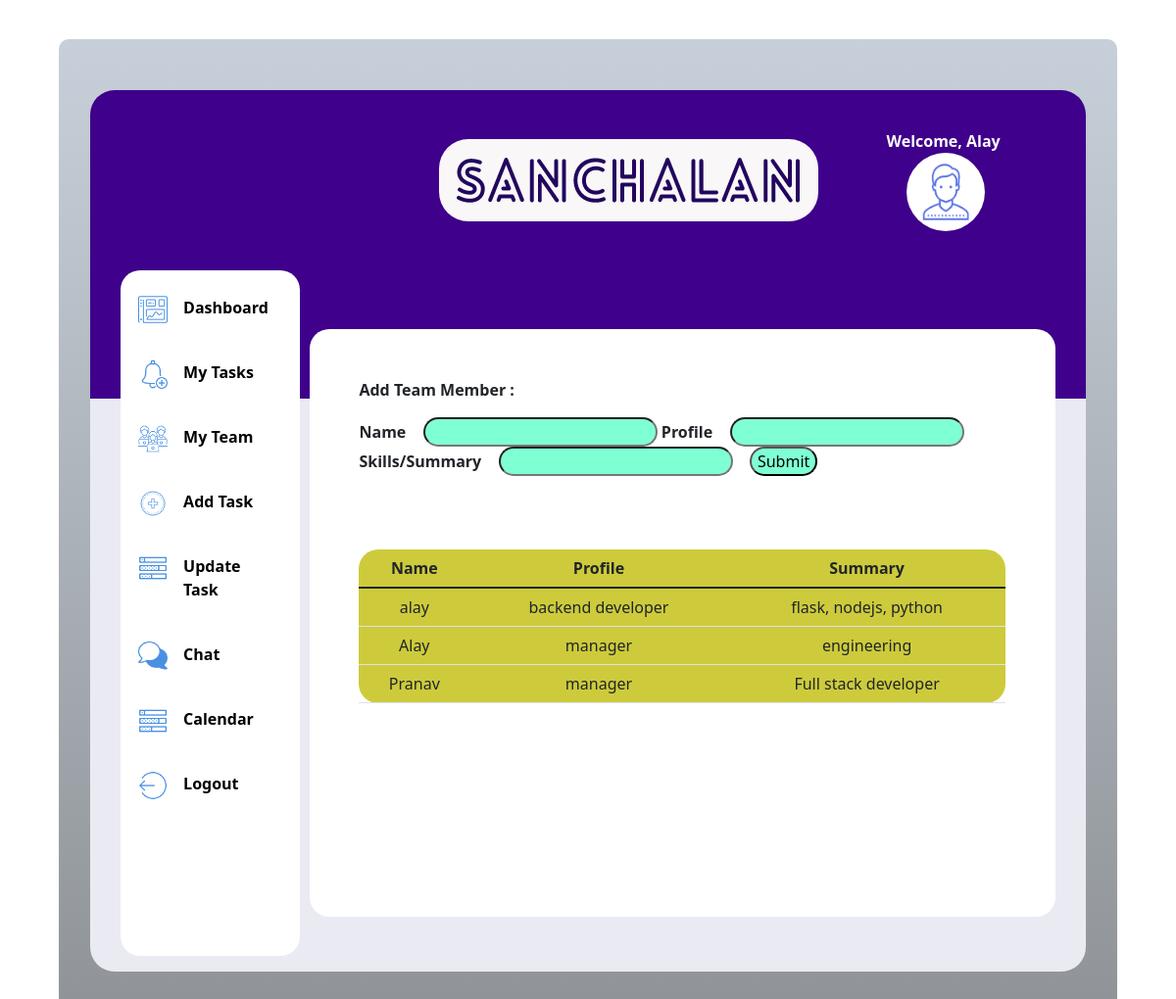
The app's page /team with its own data.
### tables this page shows
CREATE TABLE team(name TEXT,profile TEXT,summary TEXT);

### routes.py (the view)
@app.route("/team")
def team():
    tm=teams.getmembers()
    return render_template('team.html',team=tm)

### teams.py (called while the page is built)
def getmembers():
    conn=sqlite3.connect('lite.db')
    cur=conn.cursor()
    cur.execute('SELECT * from team')
    data=cur.fetchall()
    conn.close()
    return data

### templates/team.html (shortened to what this page needs)
<html>
<!DOCTYPE html>
<head>
    <link rel= "stylesheet" type= "text/css" href= "{{ url_for('static',filename='styles/newdashboard.css') }}">
    <link href="https://cdn.jsdelivr.net/npm/bootstrap@5.1.3/dist/css/bootstrap.min.css" rel="stylesheet">
    <link rel="stylesheet" href="../static/styles/allpages.css">
</head>
<body>
    <div class="outerpage">
        <div class="webpage">
            <div class="login">
                Welcome, Alay
                <img src="../static/images/person.png" alt="">
            </div>
            <div class="logo">
                <img id="logoimg" src="../static/images/logo.png" alt="logo">
            </div>
            <div class="sidebar">
                <div class="dashpic" >
                    <img src="../static/images/icons8-dashboard-60.png" alt="1">
                    <a href="/dashboard">Dashboard</a>
                </div>
                <div class="dashpic">
                    <img src="../static/images/icons8-add-reminder-50.png" alt="1">
                    <a href="/tasks">My Tasks</a>
                </div>
                <div class="dashpic">
                    <img src="../static/images/icons8-team-58.png" alt="1">
                    <a href="team">My Team</a>
                </div>
                <div class="dashpic">
                    <img src="../static/images/icons8-add-80.png" alt="1">
                    <a href="/add">Add Task</a>
                </div>
                <div class="dashpic">
                    <img src="../static/images/icons8-tasks-50.png" alt="1">
                    <a href="/update">Update Task</a>
                </div>
                <div class="dashpic">
                    <img src="../static/images/icons8-chat-50.png" alt="1">
                    <a href="/chat">Chat</a>
                </div>
                <div class="dashpic">
                    <img src="../static/images/icons8-tasks-50.png" alt="1">
                    <a href="/calendar">Calendar</a>
                </div>
                <div class="dashpic">
                    <img src="../static/images/icons8-logout-rounded-left-50.png" alt="1">
                    <a href="/login">Logout</a>
                </div>
            </div>
            <div class="mainpage">
                <p id="teamform">Add Team Member :</p>
                <form action="/addteam" method="post" >
                    <label for="name">Name</label>
                    <input type="text" name="name">
                    <label for="profile">Profile</label>
                    <input type="text" name="profile">
                    <label for="summary">Skills/Summary</label>
                    <input type="text" name="summary">
                    <input type="submit">
                </form>
                <table class="table">
                    <thead>
                        <tr style="text-align: center">
                          <th scope="col">Name</th>
                          <th scope="col">Profile</th>
                          <th scope="col">Summary</th>
                        </tr>
                    </thead>
                    {%for t in team%}
                    <tr>
                        {%for i in t%}
                            <td>{{i}}</td>
                        {%endfor%}
                    </tr>
                    {%endfor%}
                </table>
            </div>
        </div>
    </div>
</body>
</html>

### static/styles/newdashboard.css (style rules this page uses)
.outerpage { margin: 30px 2% 30px 2%; height: 1200px; width: 96%; background-image: linear-gradient(#c7d0da,#8f9397); border-radius: 10px; padding-top: 50px; }
.webpage { height: 1000px; width: 94%; background: linear-gradient( #3f008b 0%, #3f008b 35%, #eaeaf3 35%, #eaeaf3 100% ); margin-left: 3%; margin-top: 2px; margin-right: 3% ; border-radius: 25px; }
.sidebar { height: 800px; width: 18%; float: left; margin-top: 40px; margin-left: 3%; border-radius: 20px; background-color: white; }
.sidebar a { color: black; margin-right: 25px; padding: 16px; text-decoration: none; font-weight: bold; }
.dashpic { display: flex; color: black; border-radius: 50px; margin: 10px 0; }
.dashpic img { margin-left: 10%; margin-top: 15px; width: 30px; height: 30px; }
.login img { margin-left: 10%; width: 80px; height: 80px; border-radius: 50px; }
.mainpage { height: 800px; width: 75%; float: left; border-radius: 20px; margin-top: 0px; margin-right: 2%; margin-left: 1%; }
.logo { margin-left: 17%; margin-bottom: 10px; }
#logoimg { border-radius: 30px; }
.login { height: 50px; width: 20%; margin-left: 80%; padding-top: 40px; color: white; font-weight: bold; }

### static/styles/allpages.css (style rules this page uses)
.outerpage { height: 1000px; width: 90%; background-image: linear-gradient(#c7d0da,#8f9397); border-radius: 10px; padding-top: 50px; margin: 40px 5%; }
.webpage { height: 900px; width: 94%; background: linear-gradient( #3f008b 0%, #3f008b 35%, #eaeaf3 35%, #eaeaf3 100% ); margin-left: 3%; margin-top: 2px; margin-right: 3% ; border-radius: 25px; }
.sidebar { height: 700px; width: 18%; float: left; margin-top: 40px; margin-left: 3%; border-radius: 20px; background-color: white; }
.sidebar a { color: black; margin-right: 25px; padding: 16px; text-decoration: none; font-weight: bold; }
.dashpic { display: flex; color: black; border-radius: 50px; margin: 10px 0; }
.dashpic img { margin-left: 10%; margin-top: 15px; width: 30px; height: 30px; }
.login img { margin-left: 10%; width: 80px; height: 80px; border-radius: 50px; }
.mainpage { font-weight: bold; height: 600px; width: 75%; float: left; border-radius: 20px; margin-top: 100px; margin-right: 2%; margin-left: 1%; background-color: white; padding: 0% 5%; overflow: scroll; }
.login { height: 50px; width: 20%; margin-left: 80%; padding-top: 40px; color: white; font-weight: bold; }
table { padding: 5px; width: 100%; margin-top: 75px; border-collapse:collapse; background-color: rgba(202, 200, 45, 0.932); border-radius: 20px; }
td { height: 30px; padding: 5px; margin: 5px; border-collapse:collapse; text-align: center; }
input { margin-left: 2%; border-radius: 20px; background-color: aquamarine; }
.logo { margin-left: 35%; margin-bottom: 10px; }
#logoimg { border-radius: 30px; }
#teamform { margin-top: 50px; }

### records on screen
team: name "alay", profile "backend developer", summary "flask, nodejs, python"
team: name "Alay", profile "manager", summary "engineering"
team: name "Pranav", profile "manager", summary "Full stack developer"
